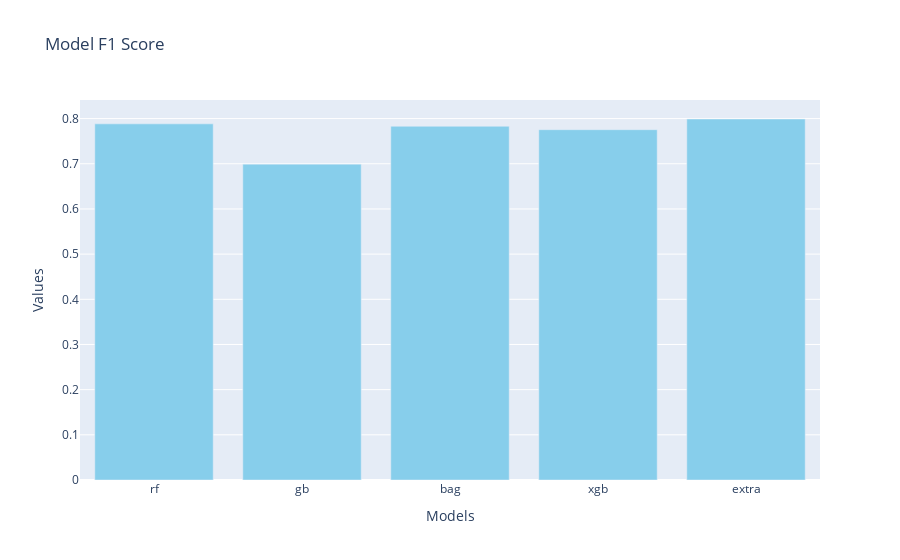

The notebook cell this image was saved under:
### Code cell
display_scores(f_one, name='F1 Score')

### Figure 1 — Plotly figure (JSON) as saved in the notebook; plotly's stock layout.template omitted (floating-point values rounded to 4 significant figures)
{"data": [{"marker": {"color": "skyblue"}, "type": "bar", "x": ["rf", "gb", "bag", "xgb", "extra"], "y": [0.7883, 0.6992, 0.783, 0.7754, 0.7991]}], "layout": {"title": {"text": "Model F1 Score"}, "xaxis": {"title": {"text": "Models"}}, "yaxis": {"title": {"text": "Values"}}}}
